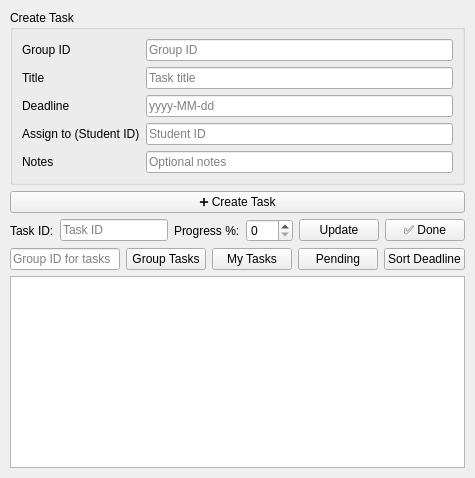
          <widget class="QWidget" name="tabStudentTasks"><attribute name="title"><string>📋 Tasks</string></attribute>
           <layout class="QVBoxLayout"><property name="margin"><number>10</number></property>
            <item>
             <widget class="QGroupBox"><property name="title"><string>Create Task</string></property>
              <layout class="QGridLayout">
               <item row="0" column="0"><widget class="QLabel"><property name="text"><string>Group ID</string></property></widget></item>
               <item row="0" column="1"><widget class="QLineEdit" name="txtTaskGroupId"><property name="placeholderText"><string>Group ID</string></property></widget></item>
               <item row="1" column="0"><widget class="QLabel"><property name="text"><string>Title</string></property></widget></item>
               <item row="1" column="1"><widget class="QLineEdit" name="txtTaskTitle"><property name="placeholderText"><string>Task title</string></property></widget></item>
               <item row="2" column="0"><widget class="QLabel"><property name="text"><string>Deadline</string></property></widget></item>
               <item row="2" column="1"><widget class="QLineEdit" name="txtTaskDeadline"><property name="placeholderText"><string>yyyy-MM-dd</string></property></widget></item>
               <item row="3" column="0"><widget class="QLabel"><property name="text"><string>Assign to (Student ID)</string></property></widget></item>
               <item row="3" column="1"><widget class="QLineEdit" name="txtTaskMemberId"><property name="placeholderText"><string>Student ID</string></property></widget></item>
               <item row="4" column="0"><widget class="QLabel"><property name="text"><string>Notes</string></property></widget></item>
               <item row="4" column="1"><widget class="QLineEdit" name="txtTaskNotes"><property name="placeholderText"><string>Optional notes</string></property></widget></item>
              </layout>
             </widget>
            </item>
            <item><widget class="QPushButton" name="btnCreateTask"><property name="text"><string>➕ Create Task</string></property></widget></item>
            <item>
             <layout class="QHBoxLayout">
              <item><widget class="QLabel"><property name="text"><string>Task ID:</string></property></widget></item>
              <item><widget class="QLineEdit" name="txtTaskId"><property name="placeholderText"><string>Task ID</string></property></widget></item>
              <item><widget class="QLabel"><property name="text"><string>Progress %:</string></property></widget></item>
              <item><widget class="QSpinBox" name="spnProgress"><property name="maximum"><number>100</number></property></widget></item>
              <item><widget class="QPushButton" name="btnUpdateProgress"><property name="text"><string>Update</string></property></widget></item>
              <item><widget class="QPushButton" name="btnMarkTaskDone"><property name="text"><string>✅ Done</string></property></widget></item>
             </layout>
            </item>
            <item>
             <layout class="QHBoxLayout">
              <item><widget class="QLineEdit" name="txtViewTaskGroupId"><property name="placeholderText"><string>Group ID for tasks</string></property></widget></item>
              <item><widget class="QPushButton" name="btnViewGroupTasks"><property name="text"><string>Group Tasks</string></property></widget></item>
              <item><widget class="QPushButton" name="btnViewMyTasks"><property name="text"><string>My Tasks</string></property></widget></item>
              <item><widget class="QPushButton" name="btnViewPendingTasks"><property name="text"><string>Pending</string></property></widget></item>
              <item><widget class="QPushButton" name="btnSortTasksByDeadline"><property name="text"><string>Sort Deadline</string></property></widget></item>
             </layout>
            </item>
            <item><widget class="QListWidget" name="listTasks"/></item>
           </layout>
          </widget>
